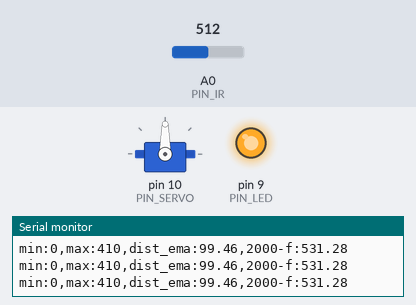
The sketch below on a simulated Arduino Uno, built with avr-gcc and run on an emulated ATmega328P. Parts: servo, output pins drawn as LEDs (lit = HIGH), the last lines printed to the serial monitor. The test bench sets the inputs (shaded band); at power-on: A0 (PIN_IR) = 512.

Above: at 1.2 s.
1.3 s: A0 (PIN_IR) set to 364
At 1.48 s:
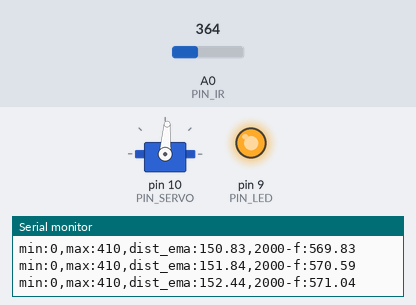
3.1 s: A0 (PIN_IR) set to 345
At 3.5 s:
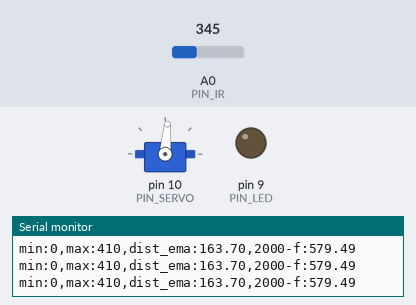
4.6 s: A0 (PIN_IR) set to 280
At 4.8 s:
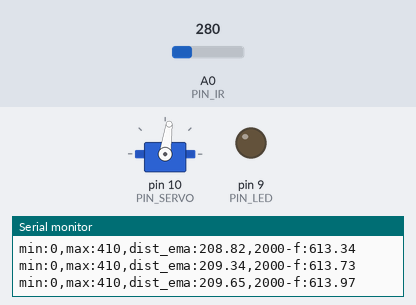
6.4 s: A0 (PIN_IR) set to 252
At 7.9 s:
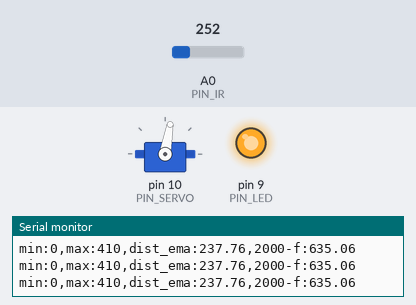
8.2 s: A0 (PIN_IR) set to 214
At 9.7 s:
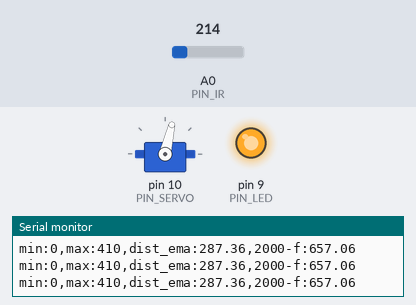
10.0 s: A0 (PIN_IR) set to 0
At 11.2 s:
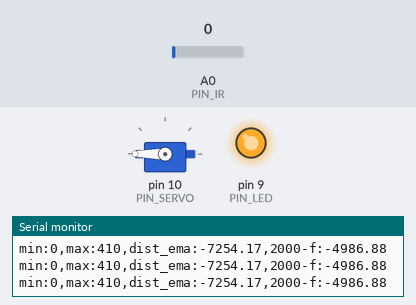
Timing chart, 0 to 12.5 s (numbered marks = the images above; inputs shaded):
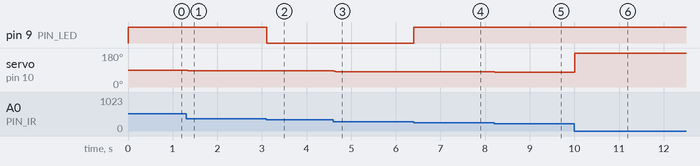

The sketch:

pid_p.ino
```cpp
// Arduino pin assignment
#include <Servo.h>
#define PIN_SERVO 10

#define PIN_IR A0
#define PIN_LED 9
#define _DIST_ALPHA 0.4 // ema필터에서 적용할 알파값

Servo myservo;

int a, b; // unit: mm
float dist_ema, alpha;
float Kp, f;

void setup() {
// initialize GPIO pins
  pinMode(PIN_LED,OUTPUT);
  digitalWrite(PIN_LED, 1);

// initialize serial port
  Serial.begin(57600);

  a = 95;
  b = 407;
  Kp = 0.28;
  alpha = _DIST_ALPHA;
  dist_ema = 0;
}

float ir_distance(void){ // return value unit: mm
  float val;
  float volt = float(analogRead(PIN_IR));
  val = ((6762.0/(volt-9.0))-4.0) * 10.0;
  return val;
}

void loop() {
  myservo.attach(PIN_SERVO);
  float raw_dist = ir_distance();
  float dist_cali = 100 + 300.0 / (b - a) * (raw_dist - a);

  if (dist_ema == 0){
    dist_ema = dist_cali;
  }
  else{
    dist_ema = alpha * dist_cali + (1-alpha) * dist_ema;
  }

  if(raw_dist > 156 && raw_dist <224) digitalWrite(PIN_LED, 0);
  else digitalWrite(PIN_LED, 255);

  if (raw_dist > 255){
    f = 1352 + Kp * (255 - dist_ema);
    myservo.writeMicroseconds(f);  //목표:1115
  }
  else{
    f = 1352 + 2.68 * Kp * (255 - dist_ema);
    myservo.writeMicroseconds(f); //목표:1640
  }

  Serial.print("min:0,max:410,dist_ema:");
  Serial.print(dist_ema);
  Serial.print(",2000-f:");
  Serial.println(2000-f);

  delay(20);
}
```

Measured:
- the behaviour switches between 354 and 353 on A0 (PIN_IR) (found by bisection; images 1 and 2)
- the behaviour switches between 266 and 265 on A0 (PIN_IR) (found by bisection; images 3 and 4)
- after the input at 1.3 s, servo on pin 10 (PIN_SERVO): 90° → 86° at once
- after the input at 3.1 s, pin 9 (PIN_LED): HIGH → LOW at once; servo on pin 10 (PIN_SERVO): 86° → 85° at once
- after the input at 4.6 s, servo on pin 10 (PIN_SERVO): 85° → 82° at once
- after the input at 6.4 s, pin 9 (PIN_LED): LOW → HIGH at once; servo on pin 10 (PIN_SERVO): 82° → 80° at once
- after the input at 8.2 s, servo on pin 10 (PIN_SERVO): 80° → 78° at once, → 77° 0.11 s later
- after the input at 10.0 s, servo on pin 10 (PIN_SERVO): 77° → 180° at once
